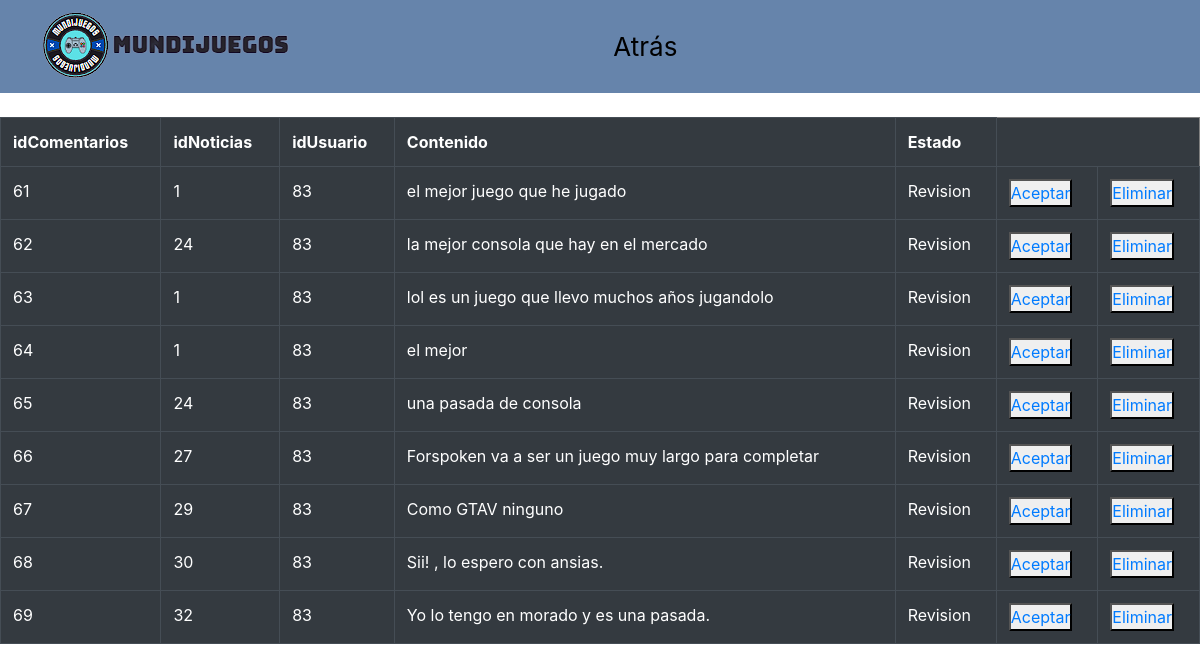
The app's page /Codigo/php/comprobar_comentario.php with its own data.
### tables this page shows
CREATE TABLE `comentarios` (
  `idcomentarios` int NOT NULL AUTO_INCREMENT,
  `idNoticias` int DEFAULT NULL,
  `idUsuario` int DEFAULT NULL,
  `contenido` longtext,
  `estado` varchar(45) DEFAULT NULL,
  `fecha` datetime DEFAULT CURRENT_TIMESTAMP,
  PRIMARY KEY (`idcomentarios`),
  KEY `foranea noticia_idx` (`idNoticias`),
  KEY `foranea usuario_idx` (`idUsuario`),
  CONSTRAINT `foranea noticia` FOREIGN KEY (`idNoticias`) REFERENCES `noticias` (`idNoticias`) ON DELETE CASCADE ON UPDATE CASCADE,
  CONSTRAINT `foranea usuario` FOREIGN KEY (`idUsuario`) REFERENCES `usuario` (`idUsuario`) ON DELETE CASCADE ON UPDATE CASCADE
);

### Codigo/php/BD/DAOcomentarios.php (called while the page is built, shortened)
<?php
function mostrarComentariosAprobados($conexion){
            $consulta = "SELECT * FROM comentarios";
            $resultado = mysqli_query($conexion, $consulta);
            return $resultado;
        }
?>

### Codigo/php/comprobar_comentario.php (the view, shortened to what this page needs)
<!DOCTYPE html>
<html lang="en">
<head>
    <link rel="stylesheet" type="text/css" href="../styles/style2.css">
    <link rel="stylesheet" href="https://cdn.jsdelivr.net/npm/bootstrap@4.5.3/dist/css/bootstrap.min.css">
</head>
    <body>
    <div class="container1">
        <nav class="nav-main1">
	        <a href="index.php"><img src="../img/logoo/logoo.png"></a>
	        <a href="../php/index.php" class="actionpanel">Atrás</a>
        </nav>
        </div>
        <br>
        <div class="table-responsive">
        <table border="1" class="table table-dark">
            <tr>
                <th>idComentarios</th>
                <th>idNoticias</th>
                <th>idUsuario</th>
                <th>Contenido</th>
                <th>Estado</th>
            </tr>
        <?php
        require "BD/DAOcomentarios.php";
        $conexion = conectar(false);
        $consulta = mostrarComentariosAprobados($conexion);
        while($mostrar=mysqli_fetch_array($consulta)){
        ?>
            <tr>
                <td><?php echo $mostrar['idcomentarios']  ?></td>
                <td><?php echo $mostrar['idNoticias']  ?></td>
                <td><?php echo $mostrar['idUsuario']  ?></td>
                <td><?php echo $mostrar['contenido']  ?></td>
                <td><?php echo $mostrar['estado']  ?></td>
                <td> <button ><a href="aceptarcomentario.php?idcomentarios= <?php  echo $mostrar['idcomentarios'];?>" value="aceptar" name="aceptar">Aceptar</button></td>
                <td> <button ><a href="eliminarcomentario.php?idcomentarios= <?php  echo $mostrar['idcomentarios'];?>" value="eliminar" name="eliminar">Eliminar</button></td>
            </tr>
                <?php
            }
                ?>
        </table>
        </div>
    </body>
</html>

### Codigo/styles/style2.css (style rules this page uses)
* { box-sizing: border-box; margin: 0; padding: 0; }
.nav-main1 { width: 100% !important; margin: 0 auto; background-color: #6684ab; display: grid; grid-template-columns: repeat(1fr, minmax(300px, 1fr)); grid-template-areas: " elemento1 elemento2 elemento3 elemento4"; justify-content: space-between; align-items: center; justify-items: center; grid-auto-flow: column; }
.nav-main1 a { display: inline-block; padding: 10px 30px; font-size: 26px; margin: 0 10px; transition: .5s ease all; color: #000000; text-decoration: none; }

### records on screen
comentarios: idcomentarios "61", idNoticias "1", idUsuario "83", contenido "el mejor juego que he jugado", estado "Revision"
comentarios: idcomentarios "62", idNoticias "24", idUsuario "83", contenido "la mejor consola que hay en el mercado", estado "Revision"
comentarios: idcomentarios "63", idNoticias "1", idUsuario "83", contenido "lol es un juego que llevo muchos años jugandolo", estado "Revision"
comentarios: idcomentarios "64", idNoticias "1", idUsuario "83", contenido "el mejor", estado "Revision"
comentarios: idcomentarios "65", idNoticias "24", idUsuario "83", contenido "una pasada de consola", estado "Revision"
comentarios: idcomentarios "66", idNoticias "27", idUsuario "83", contenido "Forspoken va a ser un juego muy largo para completar", estado "Revision"
comentarios: idcomentarios "67", idNoticias "29", idUsuario "83", contenido "Como GTAV ninguno", estado "Revision"
comentarios: idcomentarios "68", idNoticias "30", idUsuario "83", contenido "Sii! , lo espero con ansias.", estado "Revision"
comentarios: idcomentarios "69", idNoticias "32", idUsuario "83", contenido "Yo lo tengo en morado y es una pasada.", estado "Revision"
